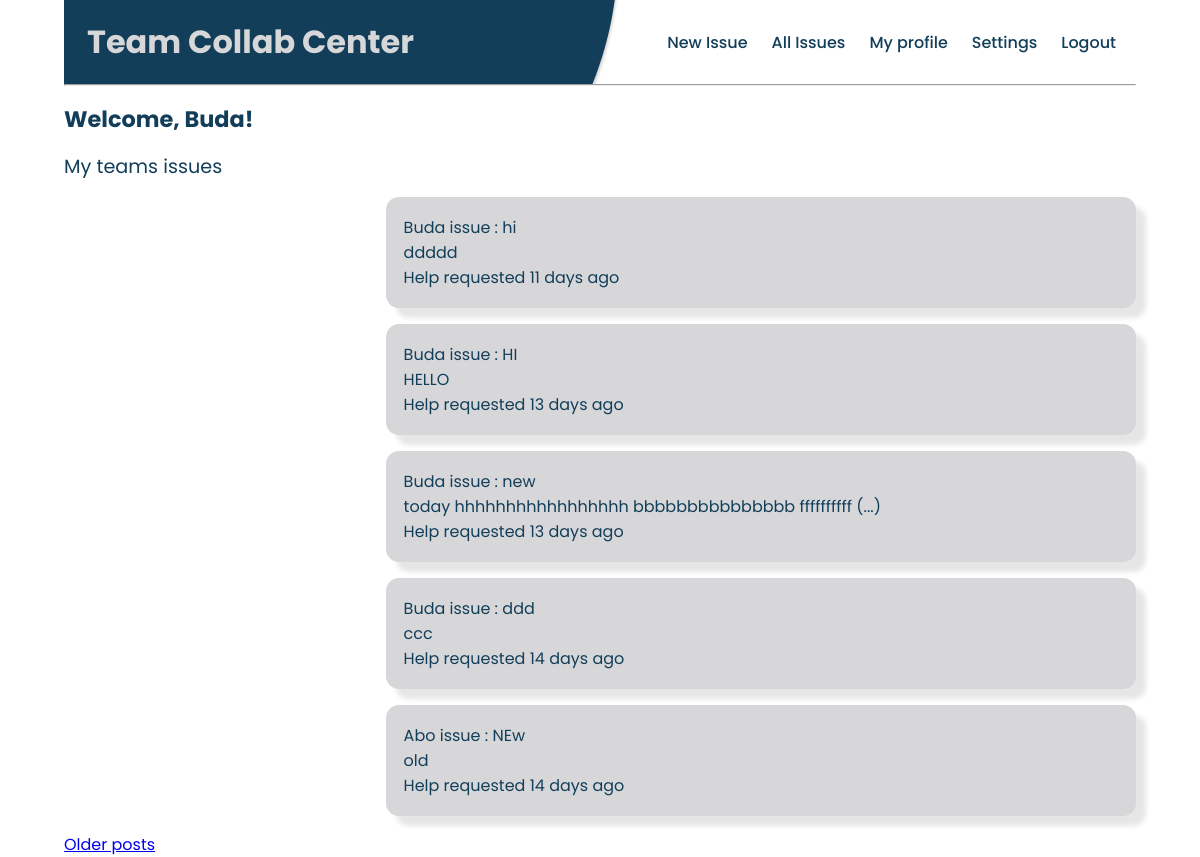
The page /index (signed in) on the database as committed earlier.
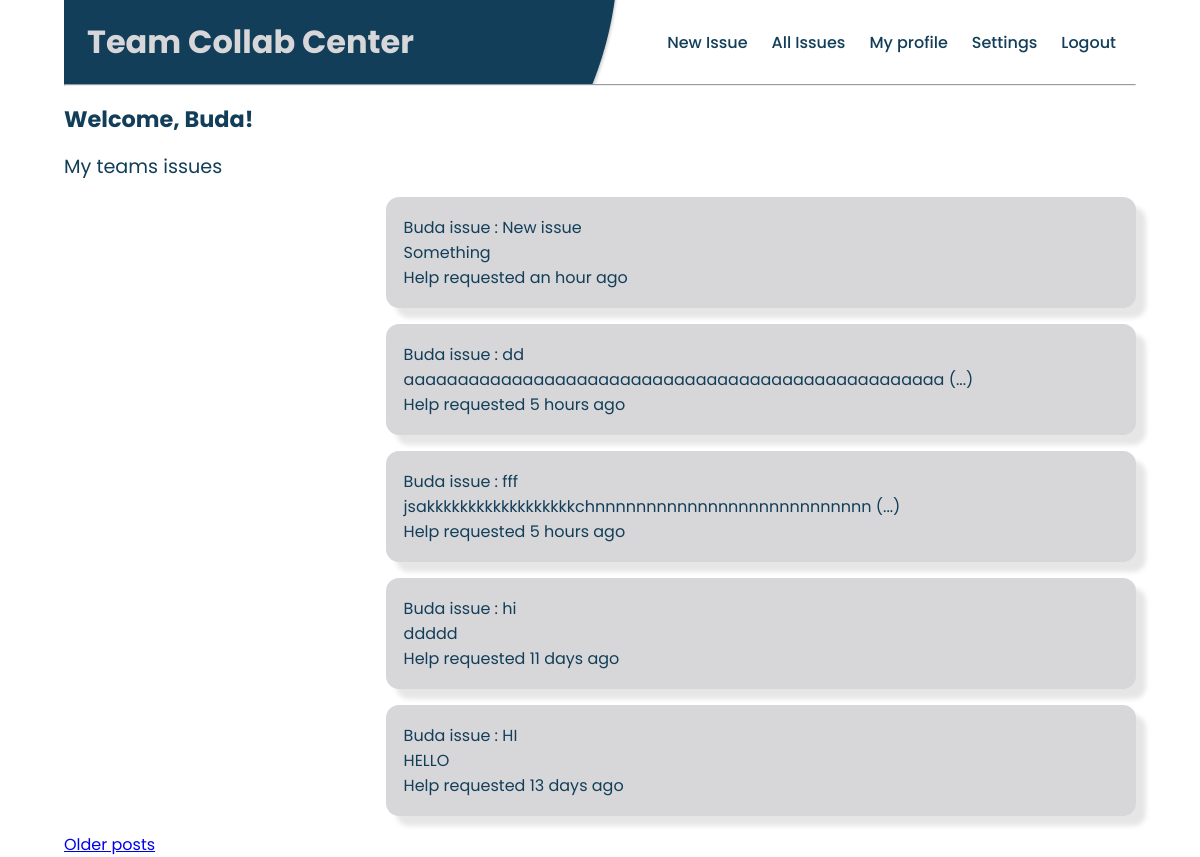
The same page on the database as committed later.
### app/models.py (models this page shows, shortened)
class User(UserMixin, db.Model):
    __tablename__='users'
    id = db.Column(db.Integer, primary_key=True)
    username = db.Column(db.String(64), index=True, unique=True)
    email = db.Column(db.String(120), index=True, unique=True)
    password_hash = db.Column(db.String(128))
    posts = db.relationship('Post', backref='author', lazy='dynamic')
    position_id = db.Column(db.Integer, db.ForeignKey('position.id'))
    about_me = db.Column(db.String(240))
    last_seen = db.Column(db.DateTime, default=datetime.utcnow)
    team_id = db.Column(db.Integer, db.ForeignKey('teams.id'))
    comments = db.relationship('Comment', backref='comment_author', lazy='dynamic')
    def team_posts(self):
        created = Post.query.filter_by(team_id=self.team_id)
        return created.order_by(Post.timestamp.desc())

class Post(db.Model):
    __tablename__='posts'
    id = db.Column(db.Integer, primary_key=True)
    title = db.Column(db.String(64))
    description = db.Column(db.String(1000))
    timestamp = db.Column(db.DateTime, index=True, default=datetime.utcnow)
    user_id = db.Column(db.Integer, db.ForeignKey('users.id'))
    team_id = db.Column(db.Integer, db.ForeignKey('teams.id'))
    comments = db.relationship('Comment', backref='comment_ticket', lazy='dynamic')

### app/routes.py (the view)
@app.route('/', methods=['GET', 'POST'])
@app.route('/index', methods=['GET', 'POST'])
@login_required
def index():
    page = request.args.get('page', 1, type=int)
    posts = current_user.team_posts().paginate(
        page, app.config['POSTS_PER_PAGE'], False)
    next_url = url_for('index', page=posts.next_num) \
        if posts.has_next else None
    prev_url = url_for('index', page=posts.prev_num) \
        if posts.has_prev else None
    return render_template('index.html', title='Home', posts=posts.items, next_url=next_url,
                           prev_url=prev_url)

### app/models.py (called while the page is built)
@login.user_loader
def load_user(id):
    return User.query.get(int(id))

### app/routes.py (called while the page is built)
@app.before_request
def before_request():
    if current_user.is_authenticated:
        current_user.last_seen = datetime.utcnow()
        db.session.commit()

### app/templates/index.html (shortened to what this page needs)
{% extends "base.html" %}
{% block content %}
        <h2>Welcome, {{ current_user.username }}!</h2>
        <h3>My teams issues</h3>
    {% for post in posts %}
        {% include '_post.html' %}
    {% endfor %}
    {% if next_url %}
    <a href="{{ next_url }}">Older posts</a>
    {% endif %}
{% endblock %}

### app/templates/base.html (shortened to what this page needs)
<!DOCTYPE html>
<html lang="en">
<head>
    <link rel="stylesheet" href="{{ url_for('static',filename='styles/style.css') }}">
</head>
<body>
    <header class="main-header">
        <h1 class="name"><a href="{{ url_for('index') }}">Team Collab Center</a></h1>
        <ul class="main-nav">
            {% if current_user.is_anonymous %}
            <li><a href="{{ url_for('login') }}">Login</a></li>
            {% else %}
            <li><a href="{{ url_for('create_issue') }}">New Issue</a></li>
            <li><a href="{{ url_for('explore') }}">All Issues</a></li>
            <li><a href="{{ url_for('user', username=current_user.username) }}">My profile</a></li>
            <li><a href="#">Settings</a></li>
            <li><a href="{{ url_for('logout') }}">Logout</a></li>
            {% endif %}
        </ul>
    </header>
    <hr>
    <section >
    {% block content %}{% endblock %}
    </section>
</body>
</html>

### app/templates/_post.html (shortened to what this page needs)
<div class="posts-wrapper">
    <table class="posts-issues-table>
        <tr valign="top">
            <td>
                <a href="{{ url_for('user', username=post.author.username) }}">
                {{ post.author.username }}
                </a>
                issue : <a href="{{ url_for('post_view', id=post.id) }}">{{ post.title }}</a>
                <br>
                {% if post.description|length < 20 %}
                    {{ post.description }}
                {% else %}
                    {{ post.description[0:50] }} (...)
                {% endif %}
                <br>
                Help requested {{ moment(post.timestamp).fromNow() }}
            </td>
    </table>
</div>

### app/static/styles/style.css (style rules this page uses)
@media (min-width: 769px) { .main-header, .main-nav { display: -webkit-box; display: -ms-flexbox; display: flex; } }
@media (min-width: 769px) { .main-header { -webkit-box-orient: vertical; -webkit-box-direction: normal; -ms-flex-direction: column; flex-direction: column; -webkit-box-align: center; -ms-flex-align: center; align-items: center; } }
@media (min-width: 1025px) { .main-header { -webkit-box-orient: horizontal; -webkit-box-direction: normal; -ms-flex-direction: row; flex-direction: row; -webkit-box-pack: justify; -ms-flex-pack: justify; justify-content: space-between; } }
* { margin: 0; padding: 0; -webkit-box-sizing: border-box; box-sizing: border-box; }
body { font-family: 'Poppins', sans-serif; color: #123e59; margin: 0 4rem; }
body h2 { padding-top: 1rem; font-size: 1.4rem; }
body h3 { padding-top: 1rem; font-size: 1.2rem; font-weight: normal; }
body h1 a { color: #123e59; text-decoration: none; font-weight: 700; }
.main-header { padding: .5rem; background-image: url("../imgs/Ellipse1.png"); background-size: auto; background-repeat: no-repeat; position: relative; }
.main-header ul { display: -webkit-box; display: -ms-flexbox; display: flex; -webkit-box-orient: horizontal; -webkit-box-direction: normal; -ms-flex-direction: row; flex-direction: row; -ms-flex-wrap: wrap; flex-wrap: wrap; margin: 0; padding: 0; list-style: none; -webkit-box-align: initial; -ms-flex-align: initial; align-items: initial; }
.main-header ul li a { padding: 0 .75rem; }
.name { font-size: bold; }
.name a { text-align: center; display: block; padding: 10px 15px; color: #d7d7d9; }
.main-nav a { text-align: center; display: block; padding: 10px 15px; color: #123e59; font-weight: 500; }
.main-nav li a { color: #123e59; text-decoration: none; font-weight: 500; }
.posts-wrapper { background-position: center; padding: 1rem; background-color: #d7d7d9; margin: 1rem 0rem 1rem 30%; border-radius: 13px; color: #123e59; -webkit-box-shadow: 10px 10px 5px 0px #e6e6e6; box-shadow: 10px 10px 5px 0px #e6e6e6; }
.posts-wrapper a { color: #123e59; text-decoration: none; cursor: pointer; }

Rows that differ between the two databases and show on the page:
no longer on this page (row unchanged): Post: author.username "Buda", title "new", description "today hhhhhhhhhhhhhhhhh bbbbbbbbbbbbbbb ffffffffff", timestamp "13 days ago"
no longer on this page (row unchanged): Post: author.username "Buda", title "ddd", description "ccc", timestamp "14 days ago"
no longer on this page (row unchanged): Post: author.username "Abo", title "NEw", description "old", timestamp "14 days ago"
added Post: author.username "Buda", title "New issue", description "Something", timestamp "an hour ago"
added Post: author.username "Buda", title "dd", description "aaaaaaaaaaaaaaaaaaaaaaaaaaaaaaaaaaaaaaaaaaaaaaaaaa", timestamp "5 hours ago"
added Post: author.username "Buda", title "fff", description "jsakkkkkkkkkkkkkkkkkkchnnnnnnnnnnnnnnnnnnnnnnnnnnn", timestamp "5 hours ago"
